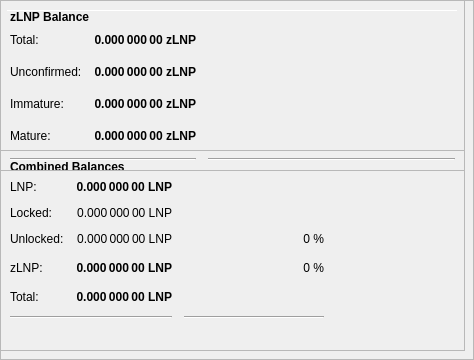
        <widget class="QFrame" name="frameObfuscation">
         <property name="minimumSize">
          <size>
           <width>0</width>
           <height>350</height>
          </size>
         </property>
         <property name="layoutDirection">
          <enum>Qt::LeftToRight</enum>
         </property>
         <property name="frameShape">
          <enum>QFrame::StyledPanel</enum>
         </property>
         <property name="frameShadow">
          <enum>QFrame::Raised</enum>
         </property>
         <widget class="QPushButton" name="runAutoDenom">
          <property name="geometry">
           <rect>
            <x>251</x>
            <y>17</y>
            <width>1</width>
            <height>1</height>
           </rect>
          </property>
          <property name="palette">
           <palette>
            <active>
             <colorrole role="WindowText">
              <brush brushstyle="SolidPattern">
               <color alpha="255">
                <red>0</red>
                <green>0</green>
                <blue>0</blue>
               </color>
              </brush>
             </colorrole>
             <colorrole role="Button">
              <brush brushstyle="SolidPattern">
               <color alpha="255">
                <red>239</red>
                <green>238</green>
                <blue>238</blue>
               </color>
              </brush>
             </colorrole>
             <colorrole role="Light">
              <brush brushstyle="SolidPattern">
               <color alpha="255">
                <red>255</red>
                <green>255</green>
                <blue>255</blue>
               </color>
              </brush>
             </colorrole>
             <colorrole role="Midlight">
              <brush brushstyle="SolidPattern">
               <color alpha="255">
                <red>247</red>
                <green>246</green>
                <blue>246</blue>
               </color>
              </brush>
             </colorrole>
             <colorrole role="Dark">
              <brush brushstyle="SolidPattern">
               <color alpha="255">
                <red>119</red>
                <green>119</green>
                <blue>119</blue>
               </color>
              </brush>
             </colorrole>
             <colorrole role="Mid">
              <brush brushstyle="SolidPattern">
               <color alpha="255">
                <red>159</red>
                <green>159</green>
                <blue>159</blue>
               </color>
              </brush>
             </colorrole>
             <colorrole role="Text">
              <brush brushstyle="SolidPattern">
               <color alpha="255">
                <red>0</red>
                <green>0</green>
                <blue>0</blue>
               </color>
              </brush>
             </colorrole>
             <colorrole role="BrightText">
              <brush brushstyle="SolidPattern">
               <color alpha="255">
                <red>255</red>
                <green>255</green>
                <blue>255</blue>
               </color>
              </brush>
             </colorrole>
             <colorrole role="ButtonText">
              <brush brushstyle="SolidPattern">
               <color alpha="255">
                <red>0</red>
                <green>0</green>
                <blue>0</blue>
               </color>
              </brush>
             </colorrole>
             <colorrole role="Base">
              <brush brushstyle="SolidPattern">
               <color alpha="255">
                <red>255</red>
                <green>255</green>
                <blue>255</blue>
               </color>
              </brush>
             </colorrole>
             <colorrole role="Window">
              <brush brushstyle="SolidPattern">
               <color alpha="255">
                <red>239</red>
                <green>238</green>
                <blue>238</blue>
               </color>
              </brush>
             </colorrole>
             <colorrole role="Shadow">
              <brush brushstyle="SolidPattern">
               <color alpha="255">
                <red>0</red>
                <green>0</green>
                <blue>0</blue>
               </color>
              </brush>
             </colorrole>
             <colorrole role="AlternateBase">
              <brush brushstyle="SolidPattern">
               <color alpha="255">
                <red>247</red>
                <green>246</green>
                <blue>246</blue>
               </color>
              </brush>
             </colorrole>
             <colorrole role="ToolTipBase">
              <brush brushstyle="SolidPattern">
               <color alpha="255">
                <red>255</red>
                <green>255</green>
                <blue>220</blue>
               </color>
              </brush>
             </colorrole>
             <colorrole role="ToolTipText">
              <brush brushstyle="SolidPattern">
               <color alpha="255">
                <red>0</red>
                <green>0</green>
                <blue>0</blue>
               </color>
              </brush>
             </colorrole>
            </active>
            <inactive>
             <colorrole role="WindowText">
              <brush brushstyle="SolidPattern">
               <color alpha="255">
                <red>0</red>
                <green>0</green>
                <blue>0</blue>
               </color>
              </brush>
             </colorrole>
             <colorrole role="Button">
              <brush brushstyle="SolidPattern">
               <color alpha="255">
                <red>239</red>
                <green>238</green>
                <blue>238</blue>
               </color>
              </brush>
             </colorrole>
             <colorrole role="Light">
              <brush brushstyle="SolidPattern">
               <color alpha="255">
                <red>255</red>
                <green>255</green>
                <blue>255</blue>
               </color>
              </brush>
             </colorrole>
             <colorrole role="Midlight">
              <brush brushstyle="SolidPattern">
               <color alpha="255">
                <red>247</red>
                <green>246</green>
                <blue>246</blue>
               </color>
              </brush>
             </colorrole>
             <colorrole role="Dark">
              <brush brushstyle="SolidPattern">
               <color alpha="255">
                <red>119</red>
                <green>119</green>
                <blue>119</blue>
               </color>
              </brush>
             </colorrole>
             <colorrole role="Mid">
              <brush brushstyle="SolidPattern">
               <color alpha="255">
                <red>159</red>
                <green>159</green>
                <blue>159</blue>
               </color>
              </brush>
             </colorrole>
             <colorrole role="Text">
              <brush brushstyle="SolidPattern">
               <color alpha="255">
                <red>0</red>
                <green>0</green>
                <blue>0</blue>
               </color>
              </brush>
             </colorrole>
             <colorrole role="BrightText">
              <brush brushstyle="SolidPattern">
               <color alpha="255">
                <red>255</red>
                <green>255</green>
                <blue>255</blue>
               </color>
              </brush>
             </colorrole>
             <colorrole role="ButtonText">
              <brush brushstyle="SolidPattern">
               <color alpha="255">
                <red>0</red>
                <green>0</green>
                <blue>0</blue>
               </color>
              </brush>
             </colorrole>
             <colorrole role="Base">
              <brush brushstyle="SolidPattern">
               <color alpha="255">
                <red>255</red>
                <green>255</green>
                <blue>255</blue>
               </color>
              </brush>
             </colorrole>
             <colorrole role="Window">
              <brush brushstyle="SolidPattern">
               <color alpha="255">
                <red>239</red>
                <green>238</green>
                <blue>238</blue>
               </color>
              </brush>
             </colorrole>
             <colorrole role="Shadow">
              <brush brushstyle="SolidPattern">
               <color alpha="255">
                <red>0</red>
                <green>0</green>
                <blue>0</blue>
               </color>
              </brush>
             </colorrole>
             <colorrole role="AlternateBase">
              <brush brushstyle="SolidPattern">
               <color alpha="255">
                <red>247</red>
                <green>246</green>
                <blue>246</blue>
               </color>
              </brush>
             </colorrole>
             <colorrole role="ToolTipBase">
              <brush brushstyle="SolidPattern">
               <color alpha="255">
                <red>255</red>
                <green>255</green>
                <blue>220</blue>
               </color>
              </brush>
             </colorrole>
             <colorrole role="ToolTipText">
              <brush brushstyle="SolidPattern">
               <color alpha="255">
                <red>0</red>
                <green>0</green>
                <blue>0</blue>
               </color>
              </brush>
             </colorrole>
            </inactive>
            <disabled>
             <colorrole role="WindowText">
              <brush brushstyle="SolidPattern">
               <color alpha="255">
                <red>119</red>
                <green>119</green>
                <blue>119</blue>
               </color>
              </brush>
             </colorrole>
             <colorrole role="Button">
              <brush brushstyle="SolidPattern">
               <color alpha="255">
                <red>239</red>
                <green>238</green>
                <blue>238</blue>
               </color>
              </brush>
             </colorrole>
             <colorrole role="Light">
              <brush brushstyle="SolidPattern">
               <color alpha="255">
                <red>255</red>
                <green>255</green>
                <blue>255</blue>
               </color>
              </brush>
             </colorrole>
             <colorrole role="Midlight">
              <brush brushstyle="SolidPattern">
               <color alpha="255">
                <red>247</red>
                <green>246</green>
                <blue>246</blue>
               </color>
              </brush>
             </colorrole>
             <colorrole role="Dark">
              <brush brushstyle="SolidPattern">
               <color alpha="255">
                <red>119</red>
                <green>119</green>
                <blue>119</blue>
               </color>
              </brush>
             </colorrole>
             <colorrole role="Mid">
              <brush brushstyle="SolidPattern">
               <color alpha="255">
                <red>159</red>
                <green>159</green>
                <blue>159</blue>
               </color>
              </brush>
             </colorrole>
             <colorrole role="Text">
              <brush brushstyle="SolidPattern">
               <color alpha="255">
                <red>119</red>
                <green>119</green>
                <blue>119</blue>
               </color>
              </brush>
             </colorrole>
             <colorrole role="BrightText">
              <brush brushstyle="SolidPattern">
               <color alpha="255">
                <red>255</red>
                <green>255</green>
                <blue>255</blue>
               </color>
              </brush>
             </colorrole>
             <colorrole role="ButtonText">
              <brush brushstyle="SolidPattern">
               <color alpha="255">
                <red>119</red>
                <green>119</green>
                <blue>119</blue>
               </color>
              </brush>
             </colorrole>
             <colorrole role="Base">
              <brush brushstyle="SolidPattern">
               <color alpha="255">
                <red>239</red>
                <green>238</green>
                <blue>238</blue>
               </color>
              </brush>
             </colorrole>
             <colorrole role="Window">
              <brush brushstyle="SolidPattern">
               <color alpha="255">
                <red>239</red>
                <green>238</green>
                <blue>238</blue>
               </color>
              </brush>
             </colorrole>
             <colorrole role="Shadow">
              <brush brushstyle="SolidPattern">
               <color alpha="255">
                <red>0</red>
                <green>0</green>
                <blue>0</blue>
               </color>
              </brush>
             </colorrole>
             <colorrole role="AlternateBase">
              <brush brushstyle="SolidPattern">
               <color alpha="255">
                <red>239</red>
                <green>238</green>
                <blue>238</blue>
               </color>
              </brush>
             </colorrole>
             <colorrole role="ToolTipBase">
              <brush brushstyle="SolidPattern">
               <color alpha="255">
                <red>255</red>
                <green>255</green>
                <blue>220</blue>
               </color>
              </brush>
             </colorrole>
             <colorrole role="ToolTipText">
              <brush brushstyle="SolidPattern">
               <color alpha="255">
                <red>0</red>
                <green>0</green>
                <blue>0</blue>
               </color>
              </brush>
             </colorrole>
            </disabled>
           </palette>
          </property>
          <property name="focusPolicy">
           <enum>Qt::NoFocus</enum>
          </property>
          <property name="autoFillBackground">
           <bool>true</bool>
          </property>
          <property name="text">
           <string/>
          </property>
          <property name="flat">
           <bool>true</bool>
          </property>
         </widget>
         <widget class="Line" name="line">
          <property name="geometry">
           <rect>
            <x>7</x>
            <y>10</y>
            <width>451</width>
            <height>1</height>
           </rect>
          </property>
          <property name="orientation">
           <enum>Qt::Horizontal</enum>
          </property>
         </widget>
         <widget class="QFrame" name="frame_3">
          <property name="geometry">
           <rect>
            <x>0</x>
            <y>150</y>
            <width>465</width>
            <height>201</height>
           </rect>
          </property>
          <property name="frameShape">
           <enum>QFrame::StyledPanel</enum>
          </property>
          <property name="frameShadow">
           <enum>QFrame::Raised</enum>
          </property>
          <layout class="QVBoxLayout" name="verticalLayout_5">
           <item>
            <layout class="QHBoxLayout" name="horizontalLayout_5" stretch="0">
             <item>
              <widget class="QLabel" name="label_5z">
               <property name="maximumSize">
                <size>
                 <width>16777215</width>
                 <height>20</height>
                </size>
               </property>
               <property name="font">
                <font>
                 <weight>75</weight>
                 <bold>true</bold>
                </font>
               </property>
               <property name="toolTip">
                <string>Combined Balances (including unconfirmed and immature coins)</string>
               </property>
               <property name="text">
                <string>&lt;html&gt;&lt;head/&gt;&lt;body&gt;&lt;p&gt;Combined Balances&lt;/p&gt;&lt;/body&gt;&lt;/html&gt;</string>
               </property>
              </widget>
             </item>
            </layout>
           </item>
           <item>
            <layout class="QGridLayout" name="gridLayout_3">
             <property name="spacing">
              <number>12</number>
             </property>
             <item row="7" column="0" colspan="2">
              <widget class="Line" name="lineSpendableBalance_3">
               <property name="orientation">
                <enum>Qt::Horizontal</enum>
               </property>
              </widget>
             </item>
             <item row="7" column="2">
              <widget class="Line" name="lineWatchBalance_3">
               <property name="sizePolicy">
                <sizepolicy hsizetype="Preferred" vsizetype="Fixed">
                 <horstretch>0</horstretch>
                 <verstretch>0</verstretch>
                </sizepolicy>
               </property>
               <property name="minimumSize">
                <size>
                 <width>140</width>
                 <height>0</height>
                </size>
               </property>
               <property name="orientation">
                <enum>Qt::Horizontal</enum>
               </property>
              </widget>
             </item>
             <item row="4" column="1">
              <widget class="QLabel" name="labelzBalancez">
               <property name="font">
                <font>
                 <weight>75</weight>
                 <bold>true</bold>
                </font>
               </property>
               <property name="cursor">
                <cursorShape>IBeamCursor</cursorShape>
               </property>
               <property name="toolTip">
                <string>Total of transactions that have yet to be confirmed, and do not yet count toward the spendable balance</string>
               </property>
               <property name="text">
                <string notr="true">0.000 000 00 LNP</string>
               </property>
               <property name="alignment">
                <set>Qt::AlignRight|Qt::AlignTrailing|Qt::AlignVCenter</set>
               </property>
               <property name="textInteractionFlags">
                <set>Qt::LinksAccessibleByMouse|Qt::TextSelectableByKeyboard|Qt::TextSelectableByMouse</set>
               </property>
              </widget>
             </item>
             <item row="6" column="1">
              <widget class="QLabel" name="labelTotalz">
               <property name="font">
                <font>
                 <weight>75</weight>
                 <bold>true</bold>
                </font>
               </property>
               <property name="cursor">
                <cursorShape>IBeamCursor</cursorShape>
               </property>
               <property name="toolTip">
                <string>Total Balance, including unconfirmed and immature coins.</string>
               </property>
               <property name="text">
                <string notr="true">0.000 000 00 LNP</string>
               </property>
               <property name="alignment">
                <set>Qt::AlignRight|Qt::AlignTrailing|Qt::AlignVCenter</set>
               </property>
               <property name="textInteractionFlags">
                <set>Qt::LinksAccessibleByMouse|Qt::TextSelectableByKeyboard|Qt::TextSelectableByMouse</set>
               </property>
              </widget>
             </item>
             <item row="4" column="3">
              <spacer name="horizontalSpacer_6">
               <property name="orientation">
                <enum>Qt::Horizontal</enum>
               </property>
               <property name="sizeHint" stdset="0">
                <size>
                 <width>40</width>
                 <height>20</height>
                </size>
               </property>
              </spacer>
             </item>
             <item row="6" column="0">
              <widget class="QLabel" name="labelTotalTextz">
               <property name="text">
                <string>Total:</string>
               </property>
              </widget>
             </item>
             <item row="1" column="0">
              <widget class="QLabel" name="labelBalanceTextz">
               <property name="text">
                <string>LNP:</string>
               </property>
              </widget>
             </item>
             <item row="1" column="1">
              <widget class="QLabel" name="labelBalancez">
               <property name="font">
                <font>
                 <weight>75</weight>
                 <bold>true</bold>
                </font>
               </property>
               <property name="cursor">
                <cursorShape>IBeamCursor</cursorShape>
               </property>
               <property name="toolTip">
                <string>Your current spendable balance</string>
               </property>
               <property name="text">
                <string notr="true">0.000 000 00 LNP</string>
               </property>
               <property name="alignment">
                <set>Qt::AlignRight|Qt::AlignTrailing|Qt::AlignVCenter</set>
               </property>
               <property name="textInteractionFlags">
                <set>Qt::LinksAccessibleByMouse|Qt::TextSelectableByKeyboard|Qt::TextSelectableByMouse</set>
               </property>
              </widget>
             </item>
             <item row="4" column="0">
              <widget class="QLabel" name="labelzBalanceTextz">
               <property name="toolTip">
                <string/>
               </property>
               <property name="text">
                <string>zLNP:</string>
               </property>
              </widget>
             </item>
             <item row="4" column="2">
              <widget class="QLabel" name="labelzLNPPercent">
               <property name="toolTip">
                <string>Current percentage of zLNP.
If AutoMint is enabled this percentage will settle around the configured AutoMint percentage (default = 10%)</string>
               </property>
               <property name="text">
                <string>0 %</string>
               </property>
               <property name="alignment">
                <set>Qt::AlignRight|Qt::AlignTrailing|Qt::AlignVCenter</set>
               </property>
              </widget>
             </item>
             <item row="6" column="2">
              <widget class="QLabel" name="label100Percent">
               <property name="text">
                <string/>
               </property>
               <property name="alignment">
                <set>Qt::AlignRight|Qt::AlignTrailing|Qt::AlignVCenter</set>
               </property>
              </widget>
             </item>
             <item row="2" column="1">
              <widget class="QLabel" name="labelLockedBalance">
               <property name="toolTip">
                <string>Locked LNP or Masternode collaterals. These are excluded from zLNP minting.</string>
               </property>
               <property name="text">
                <string>0.000 000 00 LNP</string>
               </property>
               <property name="alignment">
                <set>Qt::AlignRight|Qt::AlignTrailing|Qt::AlignVCenter</set>
               </property>
              </widget>
             </item>
             <item row="2" column="0">
              <widget class="QLabel" name="labelLockedBalanceText">
               <property name="toolTip">
                <string>Locked LNP or Masternode collaterals. These are excluded from zLNP minting.</string>
               </property>
               <property name="text">
                <string>Locked:</string>
               </property>
              </widget>
             </item>
             <item row="3" column="0">
              <widget class="QLabel" name="labelUnLockedBalanceText">
               <property name="toolTip">
                <string>Unlocked LNPs. These can be used for zLNP minting.</string>
               </property>
               <property name="text">
                <string>Unlocked:</string>
               </property>
              </widget>
             </item>
             <item row="3" column="1">
              <widget class="QLabel" name="labelUnLockedBalance">
               <property name="toolTip">
                <string>Unlocked LNPs. These can be used for zLNP minting.</string>
               </property>
               <property name="text">
                <string>0.000 000 00 LNP</string>
               </property>
               <property name="alignment">
                <set>Qt::AlignRight|Qt::AlignTrailing|Qt::AlignVCenter</set>
               </property>
              </widget>
             </item>
             <item row="3" column="2">
              <widget class="QLabel" name="labelLNPPercent">
               <property name="text">
                <string>0 %</string>
               </property>
               <property name="alignment">
                <set>Qt::AlignRight|Qt::AlignTrailing|Qt::AlignVCenter</set>
               </property>
              </widget>
             </item>
            </layout>
           </item>
           <item>
            <spacer name="verticalSpacer">
             <property name="orientation">
              <enum>Qt::Vertical</enum>
             </property>
             <property name="sizeHint" stdset="0">
              <size>
               <width>20</width>
               <height>40</height>
              </size>
             </property>
            </spacer>
           </item>
          </layout>
         </widget>
         <widget class="QFrame" name="frame_4">
          <property name="geometry">
           <rect>
            <x>0</x>
            <y>0</y>
            <width>465</width>
            <height>171</height>
           </rect>
          </property>
          <property name="frameShape">
           <enum>QFrame::StyledPanel</enum>
          </property>
          <property name="frameShadow">
           <enum>QFrame::Raised</enum>
          </property>
          <layout class="QVBoxLayout" name="verticalLayout_7">
           <item>
            <layout class="QHBoxLayout" name="horizontalLayout_8" stretch="0">
             <item>
              <widget class="QLabel" name="label_5z_3">
               <property name="maximumSize">
                <size>
                 <width>16777215</width>
                 <height>20</height>
                </size>
               </property>
               <property name="font">
                <font>
                 <weight>75</weight>
                 <bold>true</bold>
                </font>
               </property>
               <property name="text">
                <string>zLNP Balance</string>
               </property>
              </widget>
             </item>
            </layout>
           </item>
           <item>
            <layout class="QGridLayout" name="gridLayout_5">
             <property name="spacing">
              <number>12</number>
             </property>
             <item row="4" column="0">
              <widget class="QLabel" name="labelzBalanceMatureText">
               <property name="toolTip">
                <string>Mature: more than 20 confirmation and more than 1 mints of the same denomination after it was minted.
These zLNP are spendable.</string>
               </property>
               <property name="text">
                <string>Mature:</string>
               </property>
              </widget>
             </item>
             <item row="5" column="0" colspan="2">
              <widget class="Line" name="lineSpendableBalance_5">
               <property name="orientation">
                <enum>Qt::Horizontal</enum>
               </property>
              </widget>
             </item>
             <item row="1" column="1">
              <widget class="QLabel" name="labelzBalance">
               <property name="font">
                <font>
                 <weight>75</weight>
                 <bold>true</bold>
                </font>
               </property>
               <property name="cursor">
                <cursorShape>IBeamCursor</cursorShape>
               </property>
               <property name="toolTip">
                <string>All available zLNP, unconfirmed and immature zLNP included.</string>
               </property>
               <property name="text">
                <string notr="true">0.000 000 00 zLNP</string>
               </property>
               <property name="alignment">
                <set>Qt::AlignRight|Qt::AlignTrailing|Qt::AlignVCenter</set>
               </property>
               <property name="textInteractionFlags">
                <set>Qt::LinksAccessibleByMouse|Qt::TextSelectableByKeyboard|Qt::TextSelectableByMouse</set>
               </property>
              </widget>
             </item>
             <item row="5" column="2">
              <widget class="Line" name="lineWatchBalance_5">
               <property name="sizePolicy">
                <sizepolicy hsizetype="Preferred" vsizetype="Fixed">
                 <horstretch>0</horstretch>
                 <verstretch>0</verstretch>
                </sizepolicy>
               </property>
               <property name="minimumSize">
                <size>
                 <width>140</width>
                 <height>0</height>
                </size>
               </property>
               <property name="orientation">
                <enum>Qt::Horizontal</enum>
               </property>
              </widget>
             </item>
             <item row="1" column="0">
              <widget class="QLabel" name="labelzBalanceText">
               <property name="toolTip">
                <string>All available zLNP, unconfirmed and immature zLNP included.</string>
               </property>
               <property name="text">
                <string>Total:</string>
               </property>
              </widget>
             </item>
             <item row="1" column="2">
              <spacer name="horizontalSpacer_8">
               <property name="orientation">
                <enum>Qt::Horizontal</enum>
               </property>
               <property name="sizeHint" stdset="0">
                <size>
                 <width>40</width>
                 <height>20</height>
                </size>
               </property>
              </spacer>
             </item>
             <item row="4" column="2">
              <spacer name="horizontalSpacer_4">
               <property name="orientation">
                <enum>Qt::Horizontal</enum>
               </property>
               <property name="sizeHint" stdset="0">
                <size>
                 <width>40</width>
                 <height>20</height>
                </size>
               </property>
              </spacer>
             </item>
             <item row="4" column="1">
              <widget class="QLabel" name="labelzBalanceMature">
               <property name="font">
                <font>
                 <weight>75</weight>
                 <bold>true</bold>
                </font>
               </property>
               <property name="toolTip">
                <string>Mature: more than 20 confirmation and more than 1 mints of the same denomination after it was minted.
These zLNP are spendable.</string>
               </property>
               <property name="text">
                <string>0.000 000 00 zLNP</string>
               </property>
               <property name="alignment">
                <set>Qt::AlignRight|Qt::AlignTrailing|Qt::AlignVCenter</set>
               </property>
              </widget>
             </item>
             <item row="2" column="0">
              <widget class="QLabel" name="labelzBalanceUnconfirmedText">
               <property name="toolTip">
                <string>Unconfirmed: less than 20 confirmations
Immature: confirmed, but less than 1 mints of the same denomination after it was minted</string>
               </property>
               <property name="text">
                <string>Unconfirmed:</string>
               </property>
              </widget>
             </item>
             <item row="2" column="1">
              <widget class="QLabel" name="labelzBalanceUnconfirmed">
               <property name="font">
                <font>
                 <weight>75</weight>
                 <bold>true</bold>
                </font>
               </property>
               <property name="toolTip">
                <string>Unconfirmed: less than 20 confirmations
Immature: confirmed, but less than 1 mints of the same denomination after it was minted</string>
               </property>
               <property name="text">
                <string>0.000 000 00 zLNP</string>
               </property>
               <property name="alignment">
                <set>Qt::AlignRight|Qt::AlignTrailing|Qt::AlignVCenter</set>
               </property>
              </widget>
             </item>
             <item row="2" column="2">
              <spacer name="horizontalSpacer_5">
               <property name="orientation">
                <enum>Qt::Horizontal</enum>
               </property>
               <property name="sizeHint" stdset="0">
                <size>
                 <width>40</width>
                 <height>20</height>
                </size>
               </property>
              </spacer>
             </item>
             <item row="3" column="0">
              <widget class="QLabel" name="labelzBalanceImmatureText">
               <property name="toolTip">
                <string>Unconfirmed: less than 20 confirmations
Immature: confirmed, but less than 1 mints of the same denomination after it was minted</string>
               </property>
               <property name="text">
                <string>Immature:</string>
               </property>
              </widget>
             </item>
             <item row="3" column="1">
              <widget class="QLabel" name="labelzBalanceImmature">
               <property name="font">
                <font>
                 <weight>75</weight>
                 <bold>true</bold>
                </font>
               </property>
               <property name="toolTip">
                <string>Unconfirmed: less than 20 confirmations
Immature: confirmed, but less than 1 mints of the same denomination after it was minted</string>
               </property>
               <property name="text">
                <string>0.000 000 00 zLNP</string>
               </property>
               <property name="alignment">
                <set>Qt::AlignRight|Qt::AlignTrailing|Qt::AlignVCenter</set>
               </property>
              </widget>
             </item>
             <item row="3" column="2">
              <spacer name="horizontalSpacer_7">
               <property name="orientation">
                <enum>Qt::Horizontal</enum>
               </property>
               <property name="sizeHint" stdset="0">
                <size>
                 <width>40</width>
                 <height>20</height>
                </size>
               </property>
              </spacer>
             </item>
            </layout>
           </item>
          </layout>
         </widget>
        </widget>
